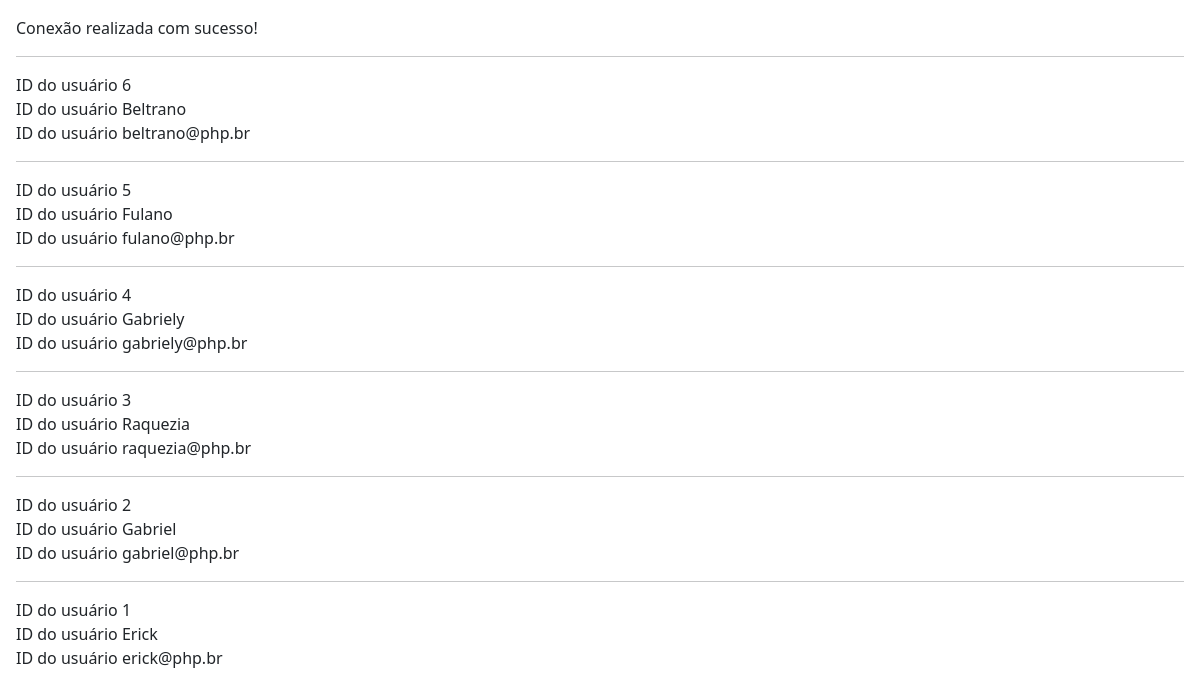
Page /aula008_criar_classe_metodo_listar_registro_db/index.php on the committed database.
### tables this page shows
create table if not exists usuarios (
	id int primary key auto_increment,
    nome varchar(220),
    email varchar(220)
);

### aula008_criar_classe_metodo_listar_registro_db/Usuarios.php (called while the page is built, shortened)
<?php
    require_once "Conn.php";
    class Usuarios {
        public function listar() {
            $conn = new Conn();
            $this->connect = $conn->conectar();
            $query_usuarios = "select id, nome, email from usuarios order by id desc limit 40";
            $result_usuarios = $this->connect->prepare($query_usuarios);
            $result_usuarios->execute();
            return $result_usuarios->fetchAll();
        }
    }
?>

### aula008_criar_classe_metodo_listar_registro_db/index.php (the view, shortened to what this page needs)
<?php require "Usuarios.php" ?>
<!DOCTYPE html>
<html lang="pt-br">
<head>
    <link href="https://cdn.jsdelivr.net/npm/bootstrap@5.2.3/dist/css/bootstrap.min.css" rel="stylesheet">
</head>
<body class="p-3">
    <?php
        $listarUsuarios = new Usuarios();
        $result_usuarios = $listarUsuarios->listar();
        foreach($result_usuarios as $row_usuario) {
            extract($row_usuario);
            echo "<hr>";
            echo "ID do usuário $id <br>";
            echo "ID do usuário $nome <br>";
            echo "ID do usuário $email <br>";
        }
    ?>
</body>
</html>

### aula008_criar_classe_metodo_listar_registro_db/Conn.php (shortened to what this page needs)
<?php
    class Conn {
        public $host = "localhost";
        public $user = "root";
        public $pass = "";
        public $dbname = "db_celke";
        public $port = 3306;
        public function conectar() {
            try {
                $this->connect = new PDO(
                    "mysql:host=" . $this->host .
                    ";port=" . $this->port .
                    ";dbname=" . $this->dbname, $this->user, $this->pass
                );
                echo "<p>Conexão realizada com sucesso!</p>";
                return $this->connect;
            }
            catch(Exception $err) {
                echo "<p>Conexão com o banco de dados não realizada com sucesso!</p>";
                echo "Erro: " . $err . "<hr>";
                return false;
            }
        }
    }

### rows in the picture
usuarios: id "6", nome "Beltrano", email "beltrano@php.br"
usuarios: id "5", nome "Fulano", email "fulano@php.br"
usuarios: id "4", nome "Gabriely", email "gabriely@php.br"
usuarios: id "3", nome "Raquezia", email "raquezia@php.br"
usuarios: id "2", nome "Gabriel", email "gabriel@php.br"
usuarios: id "1", nome "Erick", email "erick@php.br"
